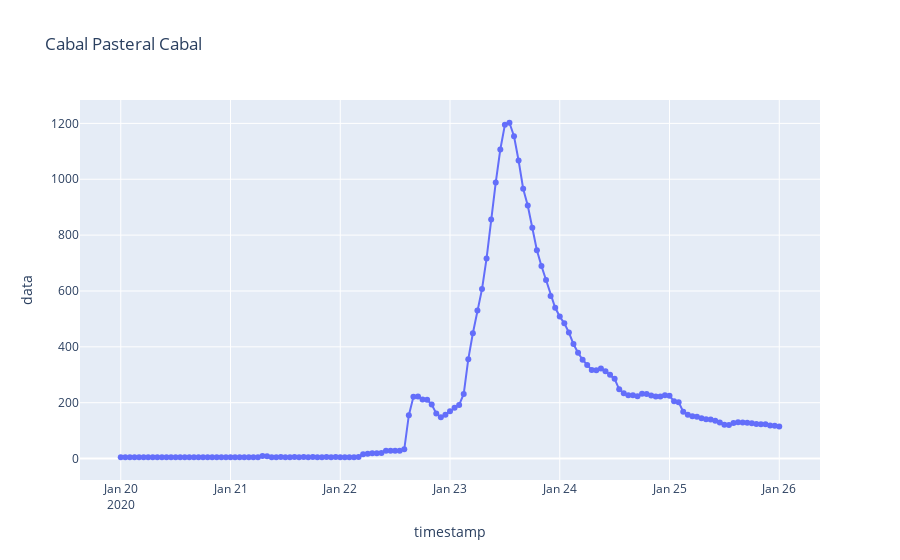

Source (notebook cell):
### Markdown cell above
## Analisis Precipitacions Baix Ter

### Code cell
fig = px.line(baix1, x="timestamp", y="data", markers=True, title='Cabal Pasteral Cabal')
fig2 = px.line(baixPrep1, x="timestamp", y="data", markers=True, title="Precipitations Pasteral Cabal")
fig.show()
fig2.show()

### Figure 1 — Plotly figure (JSON) as saved in the notebook; plotly's stock layout.template omitted (floating-point values rounded to 4 significant figures; data arrays with more than 128 entries replaced by an {"elided": "..."} marker saying what was removed)
{"data": [{"hovertemplate": "timestamp=%{x}<br>data=%{y}<extra></extra>", "legendgroup": "", "line": {"color": "#636efa", "dash": "solid"}, "marker": {"symbol": "circle"}, "mode": "markers+lines", "name": "", "orientation": "v", "showlegend": false, "type": "scatter", "x": {"elided": "145 str values"}, "xaxis": "x", "y": {"elided": "145 float values"}, "yaxis": "y"}], "layout": {"legend": {"tracegroupgap": 0}, "title": {"text": "Cabal Pasteral Cabal"}, "xaxis": {"anchor": "y", "domain": [0, 1], "title": {"text": "timestamp"}}, "yaxis": {"anchor": "x", "domain": [0, 1], "title": {"text": "data"}}}}
